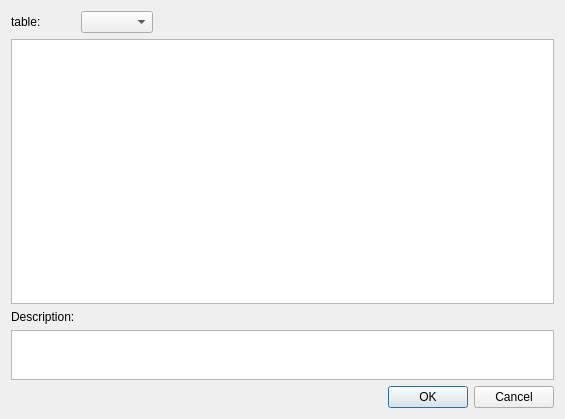
<?xml version="1.0" encoding="UTF-8"?>
<ui version="4.0">
 <class>CreateRequestDialog</class>
 <widget class="QDialog" name="CreateRequestDialog">
  <property name="geometry">
   <rect>
    <x>0</x>
    <y>0</y>
    <width>565</width>
    <height>419</height>
   </rect>
  </property>
  <property name="windowTitle">
   <string>Dialog</string>
  </property>
  <layout class="QGridLayout" name="gridLayout">
   <item row="0" column="1">
    <widget class="QComboBox" name="comboBox"/>
   </item>
   <item row="1" column="0" colspan="3">
    <widget class="QTableView" name="tableView">
     <attribute name="horizontalHeaderStretchLastSection">
      <bool>true</bool>
     </attribute>
    </widget>
   </item>
   <item row="2" column="0">
    <widget class="QLabel" name="label_2">
     <property name="text">
      <string>Description:</string>
     </property>
    </widget>
   </item>
   <item row="0" column="0">
    <widget class="QLabel" name="label">
     <property name="text">
      <string>table:</string>
     </property>
    </widget>
   </item>
   <item row="0" column="2">
    <spacer name="horizontalSpacer">
     <property name="orientation">
      <enum>Qt::Horizontal</enum>
     </property>
     <property name="sizeHint" stdset="0">
      <size>
       <width>40</width>
       <height>20</height>
      </size>
     </property>
    </spacer>
   </item>
   <item row="3" column="0" colspan="3">
    <widget class="QPlainTextEdit" name="plainTextEdit">
     <property name="sizePolicy">
      <sizepolicy hsizetype="Expanding" vsizetype="Preferred">
       <horstretch>0</horstretch>
       <verstretch>0</verstretch>
      </sizepolicy>
     </property>
     <property name="maximumSize">
      <size>
       <width>16777215</width>
       <height>50</height>
      </size>
     </property>
    </widget>
   </item>
   <item row="4" column="0" colspan="3">
    <widget class="QDialogButtonBox" name="buttonBox">
     <property name="orientation">
      <enum>Qt::Horizontal</enum>
     </property>
     <property name="standardButtons">
      <set>QDialogButtonBox::Cancel|QDialogButtonBox::Ok</set>
     </property>
    </widget>
   </item>
  </layout>
 </widget>
 <resources/>
 <connections>
  <connection>
   <sender>buttonBox</sender>
   <signal>accepted()</signal>
   <receiver>CreateRequestDialog</receiver>
   <slot>accept()</slot>
   <hints>
    <hint type="sourcelabel">
     <x>248</x>
     <y>254</y>
    </hint>
    <hint type="destinationlabel">
     <x>157</x>
     <y>274</y>
    </hint>
   </hints>
  </connection>
  <connection>
   <sender>buttonBox</sender>
   <signal>rejected()</signal>
   <receiver>CreateRequestDialog</receiver>
   <slot>reject()</slot>
   <hints>
    <hint type="sourcelabel">
     <x>316</x>
     <y>260</y>
    </hint>
    <hint type="destinationlabel">
     <x>286</x>
     <y>274</y>
    </hint>
   </hints>
  </connection>
 </connections>
</ui>
